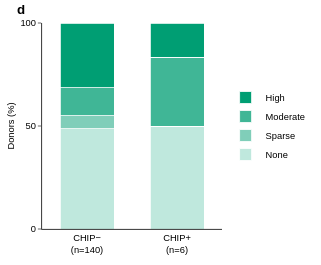

Notebook code cell kept with this figure:
### Code cell
import pandas as pd
import plotly.graph_objects as go

FONT, PT, LETTER_PT = "Arial", 7.0, 10.0
PT_MM_ = globals().get("PT_MM", 25.4 / 72)
U_ = globals().get("U", 96 / 25.4)
px = lambda pt: pt * PT_MM_ * U_

LINE, TICK, TEXT, LETTER = px(0.6), px(2.5), px(PT), px(LETTER_PT)
W, H = round(85 * U_), round(70 * U_)
ML, MR, MT, MB = 40, 10, round(globals().get("HEADER", 6.0) * U_), 34

path = "/mnt/claw-raid/elliot/P001_CHIP/Data/processed/Pathology/Pathology plots csvs.csv"
df = pd.read_csv(path)
df["CHIP"] = df["CHIP"].str.strip().map({"N": "CHIP−", "Y": "CHIP+"})
df["CERAD"] = (df["CERAD"].str.strip()
               .map({"no plaques": "None", "sparse neuritic plaques": "Sparse",
                     "moderate density of neuritic plaques": "Moderate",
                     "high density of neuritic plaques": "High"}))

levels = ["None", "Sparse", "Moderate", "High"]
groups = ["CHIP−", "CHIP+"]
shades = {
    "CHIP−": dict(zip(levels, ["#E6E6E6", "#C4C4C4", "#A0A0A0", "#7F7F7F"])),
    "CHIP+": dict(zip(levels, ["#F9D5D6", "#F1A3A4", "#E36A6B", "#D62728"])),
}

ct = pd.crosstab(df["CHIP"], df["CERAD"]).reindex(index=groups, columns=levels, fill_value=0)
pct = ct.div(ct.sum(1), axis=0) * 100
xlab = [f"{g}<br>(n={ct.loc[g].sum()})" for g in groups]
font = dict(family=FONT, size=TEXT, color="black")

green = dict(zip(levels, ["#BFE8DD", "#80CEB9", "#40B696", "#009E73"]))

fig = go.Figure([
    go.Bar(x=xlab, y=pct[s], name=s,
           marker=dict(color=green[s], line=dict(color="white", width=LINE)),
           hoverinfo="skip")
    for s in levels])

pw, ph = W - ML - MR, H - MT - MB
fig.update_layout(
    width=W, height=H, barmode="stack", bargap=0.4, font=font,
    paper_bgcolor="white", plot_bgcolor="white",
    margin=dict(l=ML, r=MR, t=MT, b=MB),
    legend=dict(x=1.02, y=0.5, xanchor="left", yanchor="middle",
                bgcolor="rgba(0,0,0,0)", borderwidth=0, itemwidth=30,
                font=font, traceorder="reversed"),
    hovermode=False, dragmode=False,
    annotations=[dict(text="<b>d</b>", xref="paper", yref="paper",
                      x=-ML / pw, y=1 + MT / ph, xanchor="left", yanchor="top",
                      showarrow=False, font=dict(family=FONT, size=LETTER, color="black"))])

ax = dict(showline=True, linecolor="black", linewidth=LINE, tickwidth=LINE,
          ticklen=TICK, showgrid=False, zeroline=False, fixedrange=True,
          title_standoff=4, title_font=font, tickfont=font)
fig.update_xaxes(ticks="", **ax)
fig.update_yaxes(title_text="Donors (%)", range=[0, 100], ticks="outside",
                 tickvals=[0, 50, 100], **ax)

fig.write_image("cerad_CHIP.svg")
fig.show(config={"staticPlot": True, "displayModeBar": False})

### Figure 1 — Plotly figure (JSON) as saved in the notebook; plotly's stock layout.template omitted (floating-point values rounded to 4 significant figures)
{"data": [{"hoverinfo": "skip", "marker": {"color": "#BFE8DD", "line": {"color": "white", "width": 0.8}}, "name": "None", "type": "bar", "x": ["CHIP−<br>(n=140)", "CHIP+<br>(n=6)"], "y": [48.57, 50.0]}, {"hoverinfo": "skip", "marker": {"color": "#80CEB9", "line": {"color": "white", "width": 0.8}}, "name": "Sparse", "type": "bar", "x": ["CHIP−<br>(n=140)", "CHIP+<br>(n=6)"], "y": [6.429, 0.0]}, {"hoverinfo": "skip", "marker": {"color": "#40B696", "line": {"color": "white", "width": 0.8}}, "name": "Moderate", "type": "bar", "x": ["CHIP−<br>(n=140)", "CHIP+<br>(n=6)"], "y": [13.57, 33.33]}, {"hoverinfo": "skip", "marker": {"color": "#009E73", "line": {"color": "white", "width": 0.8}}, "name": "High", "type": "bar", "x": ["CHIP−<br>(n=140)", "CHIP+<br>(n=6)"], "y": [31.43, 16.67]}], "layout": {"annotations": [{"font": {"color": "black", "family": "Arial", "size": 13.33}, "showarrow": false, "text": "<b>d</b>", "x": -0.1476, "xanchor": "left", "xref": "paper", "y": 1.111, "yanchor": "top", "yref": "paper"}], "bargap": 0.4, "barmode": "stack", "dragmode": false, "font": {"color": "black", "family": "Arial", "size": 9.333}, "height": 265, "hovermode": false, "legend": {"bgcolor": "rgba(0,0,0,0)", "borderwidth": 0, "font": {"color": "black", "family": "Arial", "size": 9.333}, "itemwidth": 30, "traceorder": "reversed", "x": 1.02, "xanchor": "left", "y": 0.5, "yanchor": "middle"}, "margin": {"b": 34, "l": 40, "r": 10, "t": 23}, "paper_bgcolor": "white", "plot_bgcolor": "white", "width": 321, "xaxis": {"fixedrange": true, "linecolor": "black", "linewidth": 0.8, "showgrid": false, "showline": true, "tickfont": {"color": "black", "family": "Arial", "size": 9.333}, "ticklen": 3.333, "ticks": "", "tickwidth": 0.8, "title": {"font": {"color": "black", "family": "Arial", "size": 9.333}, "standoff": 4}, "zeroline": false}, "yaxis": {"fixedrange": true, "linecolor": "black", "linewidth": 0.8, "range": [0, 100], "showgrid": false, "showline": true, "tickfont": {"color": "black", "family": "Arial", "size": 9.333}, "ticklen": 3.333, "ticks": "outside", "tickvals": [0, 50, 100], "tickwidth": 0.8, "title": {"font": {"color": "black", "family": "Arial", "size": 9.333}, "standoff": 4, "text": "Donors (%)"}, "zeroline": false}}}
